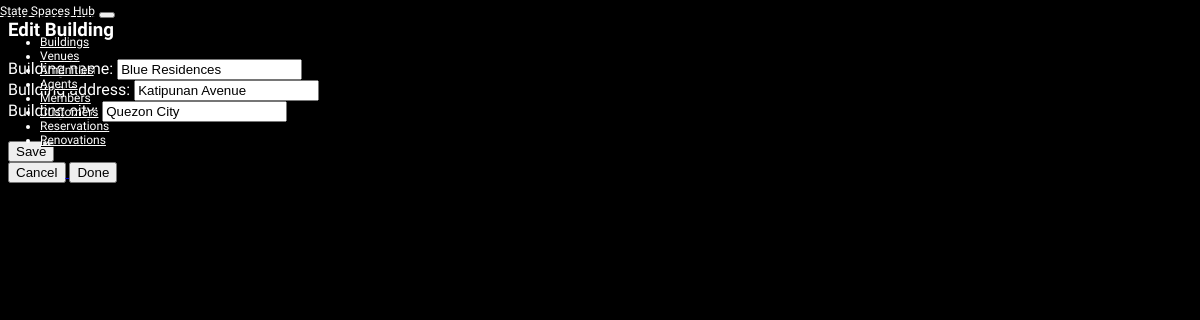
The app's page /building/1/edit with its own data.
### StateSpacesHub/models.py (models this page shows, shortened)
class Building(models.Model):
    building_name = models.CharField(max_length=255, null=False)
    building_address = models.CharField(max_length=255, null=False)
    building_city = models.CharField(max_length=255, null=False)

### StateSpacesHub/views.py (the view)
# urls.py: path('building/<int:pk>/edit', BuildingUpdateView.as_view(), name='building_edit'),
class BuildingUpdateView(UpdateView):
    model = Building
    form_class = BuildingForm
    template_name = 'building/BuildingUpdate.html'
    success_url = reverse_lazy('StateSpacesHub:building')
    def get_context_data(self, **kwargs):
        context = super().get_context_data(**kwargs)
        context['form'] = self.get_form()
        context['building'] = self.get_object()
        return context

### StateSpacesHub/forms.py (shortened to what this page needs)
class BuildingForm(forms.ModelForm):
    class Meta:
        model = Building
        fields = ('building_name','building_address','building_city')

### templates/building/buildingUpdate.html (shortened to what this page needs)
{% extends 'base.html' %}
{% load static %}
{% block content %}
  <h3>Edit Building</h3>
  <form method="POST" enctype="multipart/form-data">
    {{ form }}
    <br>
    <button type="submit">Save</button>
  </form>
  <a href="{% url 'building' pk=view.kwargs.pk %}">
    <button>Cancel</button>
  </a>
  <a href="{% url 'building' pk=view.kwargs.pk %}">
    <button>Done</button>
  </a>
{% endblock content %}

### static/base.css (style rules this page uses)
body { background-color:black; color:white; font-family: Questrial; }

### records on screen
Building: building_name "Blue Residences", building_address "Katipunan Avenue", building_city "Quezon City"
